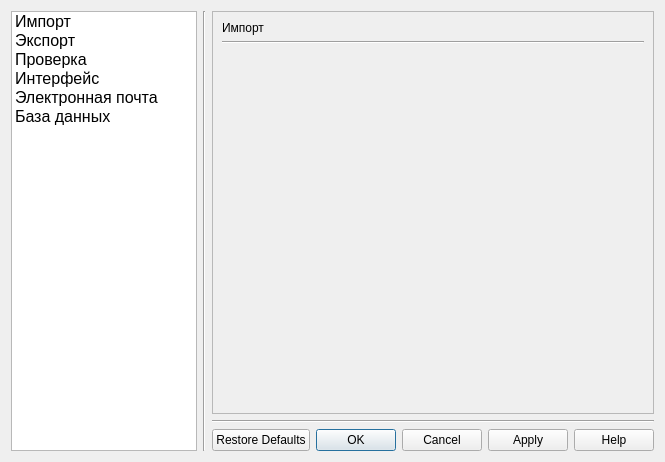
<?xml version="1.0" encoding="UTF-8"?>
<ui version="4.0">
 <class>SettingsDialog</class>
 <widget class="QDialog" name="SettingsDialog">
  <property name="geometry">
   <rect>
    <x>0</x>
    <y>0</y>
    <width>665</width>
    <height>462</height>
   </rect>
  </property>
  <property name="windowTitle">
   <string>Настройки</string>
  </property>
  <layout class="QHBoxLayout" name="horizontalLayout_2">
   <item>
    <layout class="QHBoxLayout" name="horizontalLayout">
     <item>
      <widget class="QListWidget" name="actionsListWidget">
       <property name="minimumSize">
        <size>
         <width>160</width>
         <height>300</height>
        </size>
       </property>
       <property name="showDropIndicator" stdset="0">
        <bool>false</bool>
       </property>
       <property name="isWrapping" stdset="0">
        <bool>false</bool>
       </property>
       <property name="layoutMode">
        <enum>QListView::SinglePass</enum>
       </property>
       <property name="spacing">
        <number>0</number>
       </property>
       <property name="viewMode">
        <enum>QListView::ListMode</enum>
       </property>
       <property name="uniformItemSizes">
        <bool>false</bool>
       </property>
       <property name="batchSize">
        <number>200</number>
       </property>
       <property name="wordWrap">
        <bool>true</bool>
       </property>
       <property name="selectionRectVisible">
        <bool>false</bool>
       </property>
       <item>
        <property name="text">
         <string>Импорт</string>
        </property>
        <property name="font">
         <font>
          <pointsize>12</pointsize>
          <weight>50</weight>
          <bold>false</bold>
         </font>
        </property>
        <property name="flags">
         <set>ItemIsSelectable|ItemIsUserCheckable|ItemIsEnabled</set>
        </property>
       </item>
       <item>
        <property name="text">
         <string>Экспорт</string>
        </property>
        <property name="font">
         <font>
          <pointsize>12</pointsize>
          <weight>50</weight>
          <bold>false</bold>
         </font>
        </property>
        <property name="flags">
         <set>ItemIsSelectable|ItemIsUserCheckable|ItemIsEnabled</set>
        </property>
       </item>
       <item>
        <property name="text">
         <string>Проверка</string>
        </property>
        <property name="font">
         <font>
          <pointsize>12</pointsize>
          <weight>50</weight>
          <bold>false</bold>
         </font>
        </property>
        <property name="flags">
         <set>ItemIsSelectable|ItemIsUserCheckable|ItemIsEnabled</set>
        </property>
       </item>
       <item>
        <property name="text">
         <string>Интерфейс</string>
        </property>
        <property name="font">
         <font>
          <pointsize>12</pointsize>
          <weight>50</weight>
          <bold>false</bold>
         </font>
        </property>
        <property name="flags">
         <set>ItemIsSelectable|ItemIsUserCheckable|ItemIsEnabled</set>
        </property>
       </item>
       <item>
        <property name="text">
         <string>Электронная почта</string>
        </property>
        <property name="font">
         <font>
          <pointsize>12</pointsize>
          <weight>50</weight>
          <italic>false</italic>
          <bold>false</bold>
          <underline>false</underline>
          <strikeout>false</strikeout>
         </font>
        </property>
        <property name="flags">
         <set>ItemIsSelectable|ItemIsUserCheckable|ItemIsEnabled</set>
        </property>
       </item>
       <item>
        <property name="text">
         <string>База данных</string>
        </property>
        <property name="font">
         <font>
          <pointsize>12</pointsize>
          <weight>50</weight>
          <bold>false</bold>
         </font>
        </property>
        <property name="flags">
         <set>ItemIsSelectable|ItemIsUserCheckable|ItemIsEnabled</set>
        </property>
       </item>
      </widget>
     </item>
     <item>
      <widget class="Line" name="verticalLine">
       <property name="orientation">
        <enum>Qt::Vertical</enum>
       </property>
      </widget>
     </item>
     <item>
      <layout class="QVBoxLayout" name="verticalLayout">
       <property name="leftMargin">
        <number>0</number>
       </property>
       <property name="bottomMargin">
        <number>0</number>
       </property>
       <item>
        <widget class="QStackedWidget" name="stackedWidget">
         <property name="frameShape">
          <enum>QFrame::StyledPanel</enum>
         </property>
         <property name="frameShadow">
          <enum>QFrame::Plain</enum>
         </property>
         <property name="currentIndex">
          <number>0</number>
         </property>
         <widget class="QWidget" name="Import">
          <layout class="QVBoxLayout" name="verticalLayout_3">
           <item>
            <layout class="QVBoxLayout" name="verticalLayout_2">
             <item>
              <widget class="QLabel" name="label">
               <property name="text">
                <string>Импорт</string>
               </property>
              </widget>
             </item>
             <item>
              <widget class="Line" name="line">
               <property name="orientation">
                <enum>Qt::Horizontal</enum>
               </property>
              </widget>
             </item>
             <item>
              <spacer name="verticalSpacer">
               <property name="orientation">
                <enum>Qt::Vertical</enum>
               </property>
               <property name="sizeHint" stdset="0">
                <size>
                 <width>20</width>
                 <height>40</height>
                </size>
               </property>
              </spacer>
             </item>
            </layout>
           </item>
          </layout>
         </widget>
         <widget class="QWidget" name="export">
          <layout class="QVBoxLayout" name="verticalLayout_5">
           <item>
            <layout class="QVBoxLayout" name="verticalLayout_4">
             <item>
              <widget class="QLabel" name="label_2">
               <property name="text">
                <string>Экспорт</string>
               </property>
              </widget>
             </item>
             <item>
              <widget class="Line" name="line_2">
               <property name="orientation">
                <enum>Qt::Horizontal</enum>
               </property>
              </widget>
             </item>
             <item>
              <spacer name="verticalSpacer_2">
               <property name="orientation">
                <enum>Qt::Vertical</enum>
               </property>
               <property name="sizeHint" stdset="0">
                <size>
                 <width>20</width>
                 <height>40</height>
                </size>
               </property>
              </spacer>
             </item>
            </layout>
           </item>
          </layout>
         </widget>
         <widget class="QWidget" name="verify">
          <layout class="QVBoxLayout" name="verticalLayout_7">
           <item>
            <layout class="QVBoxLayout" name="verticalLayout_6">
             <item>
              <widget class="QLabel" name="label_3">
               <property name="text">
                <string>Проверка</string>
               </property>
              </widget>
             </item>
             <item>
              <widget class="Line" name="line_3">
               <property name="orientation">
                <enum>Qt::Horizontal</enum>
               </property>
              </widget>
             </item>
             <item>
              <spacer name="verticalSpacer_3">
               <property name="orientation">
                <enum>Qt::Vertical</enum>
               </property>
               <property name="sizeHint" stdset="0">
                <size>
                 <width>20</width>
                 <height>40</height>
                </size>
               </property>
              </spacer>
             </item>
            </layout>
           </item>
          </layout>
         </widget>
         <widget class="QWidget" name="interface">
          <layout class="QVBoxLayout" name="verticalLayout_9">
           <item>
            <layout class="QVBoxLayout" name="verticalLayout_8">
             <item>
              <widget class="QLabel" name="label_4">
               <property name="text">
                <string>Интерфейс</string>
               </property>
              </widget>
             </item>
             <item>
              <widget class="Line" name="line_4">
               <property name="orientation">
                <enum>Qt::Horizontal</enum>
               </property>
              </widget>
             </item>
             <item>
              <spacer name="verticalSpacer_4">
               <property name="orientation">
                <enum>Qt::Vertical</enum>
               </property>
               <property name="sizeHint" stdset="0">
                <size>
                 <width>20</width>
                 <height>40</height>
                </size>
               </property>
              </spacer>
             </item>
            </layout>
           </item>
          </layout>
         </widget>
         <widget class="QWidget" name="email">
          <layout class="QVBoxLayout" name="verticalLayout_11">
           <item>
            <layout class="QVBoxLayout" name="verticalLayout_10">
             <item>
              <widget class="QLabel" name="label_5">
               <property name="text">
                <string>Настройки электронной почты</string>
               </property>
              </widget>
             </item>
             <item>
              <widget class="Line" name="line_5">
               <property name="orientation">
                <enum>Qt::Horizontal</enum>
               </property>
              </widget>
             </item>
             <item>
              <layout class="QGridLayout" name="gridLayout_4">
               <item row="0" column="0">
                <widget class="QLineEdit" name="emailLineEdit"/>
               </item>
               <item row="1" column="0">
                <widget class="QLineEdit" name="passwordLineEdit">
                 <property name="inputMask">
                  <string/>
                 </property>
                 <property name="echoMode">
                  <enum>QLineEdit::Password</enum>
                 </property>
                </widget>
               </item>
               <item row="0" column="1">
                <widget class="QLabel" name="emailLabel">
                 <property name="text">
                  <string>E-mail</string>
                 </property>
                </widget>
               </item>
               <item row="1" column="1">
                <widget class="QLabel" name="passLabel">
                 <property name="text">
                  <string>Password</string>
                 </property>
                </widget>
               </item>
              </layout>
             </item>
             <item>
              <spacer name="verticalSpacer_5">
               <property name="orientation">
                <enum>Qt::Vertical</enum>
               </property>
               <property name="sizeHint" stdset="0">
                <size>
                 <width>20</width>
                 <height>40</height>
                </size>
               </property>
              </spacer>
             </item>
            </layout>
           </item>
          </layout>
         </widget>
         <widget class="QWidget" name="database">
          <layout class="QVBoxLayout" name="verticalLayout_13">
           <item>
            <layout class="QVBoxLayout" name="verticalLayout_12">
             <item>
              <widget class="QLabel" name="label_6">
               <property name="text">
                <string>База данных</string>
               </property>
              </widget>
             </item>
             <item>
              <widget class="Line" name="line_6">
               <property name="orientation">
                <enum>Qt::Horizontal</enum>
               </property>
              </widget>
             </item>
             <item>
              <widget class="QGroupBox" name="groupBox">
               <property name="title">
                <string>Заглушки (учитывается при импорте)</string>
               </property>
               <layout class="QGridLayout" name="gridLayout_3">
                <item row="0" column="0">
                 <layout class="QGridLayout" name="gridLayout_2">
                  <item row="2" column="1">
                   <widget class="QLineEdit" name="subjectStubLineEdit">
                    <property name="text">
                     <string>Не назначен</string>
                    </property>
                   </widget>
                  </item>
                  <item row="0" column="1">
                   <widget class="QLineEdit" name="lecturerStubLineEdit">
                    <property name="text">
                     <string>Вакансия</string>
                    </property>
                   </widget>
                  </item>
                  <item row="1" column="1">
                   <widget class="QLineEdit" name="cabinetStubLineEdit">
                    <property name="text">
                     <string>Не назначен</string>
                    </property>
                   </widget>
                  </item>
                  <item row="0" column="0">
                   <widget class="QLabel" name="label_11">
                    <property name="text">
                     <string>Преподаватель</string>
                    </property>
                   </widget>
                  </item>
                  <item row="1" column="0">
                   <widget class="QLabel" name="label_12">
                    <property name="text">
                     <string>Кабинет</string>
                    </property>
                   </widget>
                  </item>
                  <item row="2" column="0">
                   <widget class="QLabel" name="label_13">
                    <property name="text">
                     <string>Предмет</string>
                    </property>
                   </widget>
                  </item>
                 </layout>
                </item>
               </layout>
              </widget>
             </item>
             <item>
              <spacer name="verticalSpacer_6">
               <property name="orientation">
                <enum>Qt::Vertical</enum>
               </property>
               <property name="sizeHint" stdset="0">
                <size>
                 <width>20</width>
                 <height>40</height>
                </size>
               </property>
              </spacer>
             </item>
            </layout>
           </item>
          </layout>
         </widget>
        </widget>
       </item>
       <item>
        <widget class="Line" name="horizontalLine">
         <property name="orientation">
          <enum>Qt::Horizontal</enum>
         </property>
        </widget>
       </item>
       <item>
        <widget class="QDialogButtonBox" name="buttonBox">
         <property name="orientation">
          <enum>Qt::Horizontal</enum>
         </property>
         <property name="standardButtons">
          <set>QDialogButtonBox::Apply|QDialogButtonBox::Cancel|QDialogButtonBox::Help|QDialogButtonBox::Ok|QDialogButtonBox::RestoreDefaults</set>
         </property>
         <property name="centerButtons">
          <bool>false</bool>
         </property>
        </widget>
       </item>
      </layout>
     </item>
    </layout>
   </item>
  </layout>
 </widget>
 <resources/>
 <connections/>
</ui>
